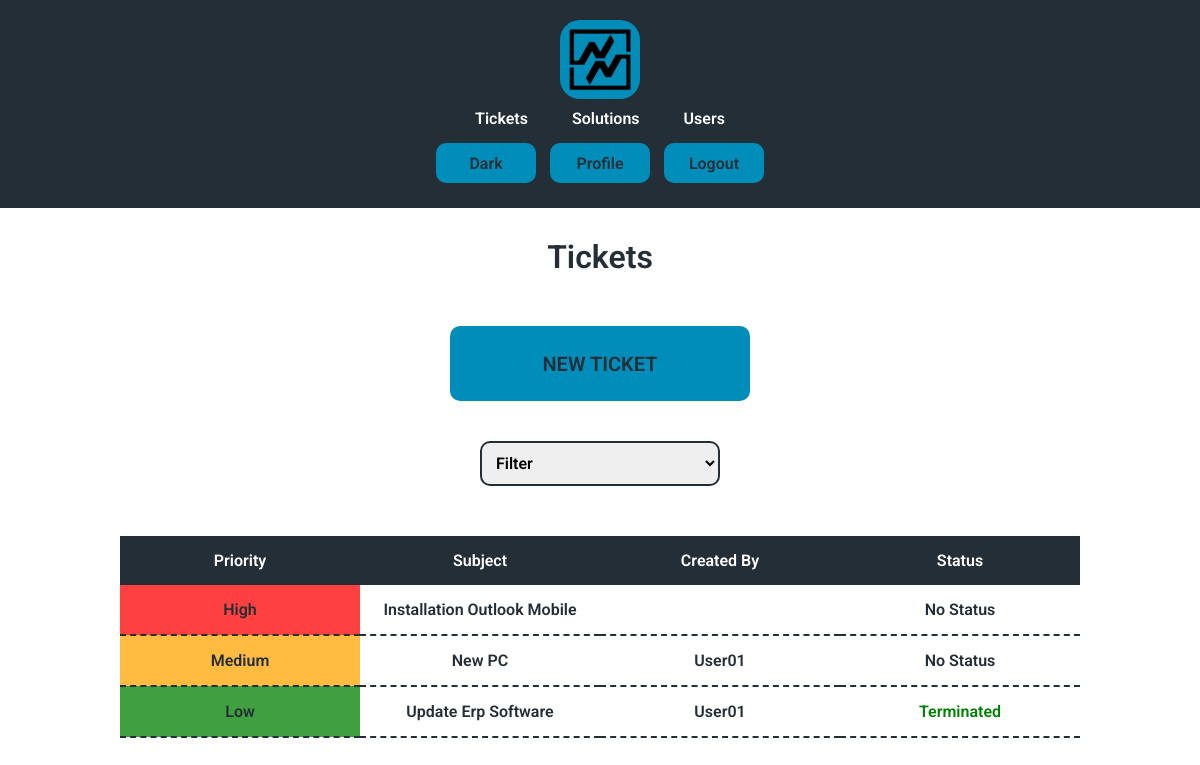
Before: /tickets (signed in) with the older database file.
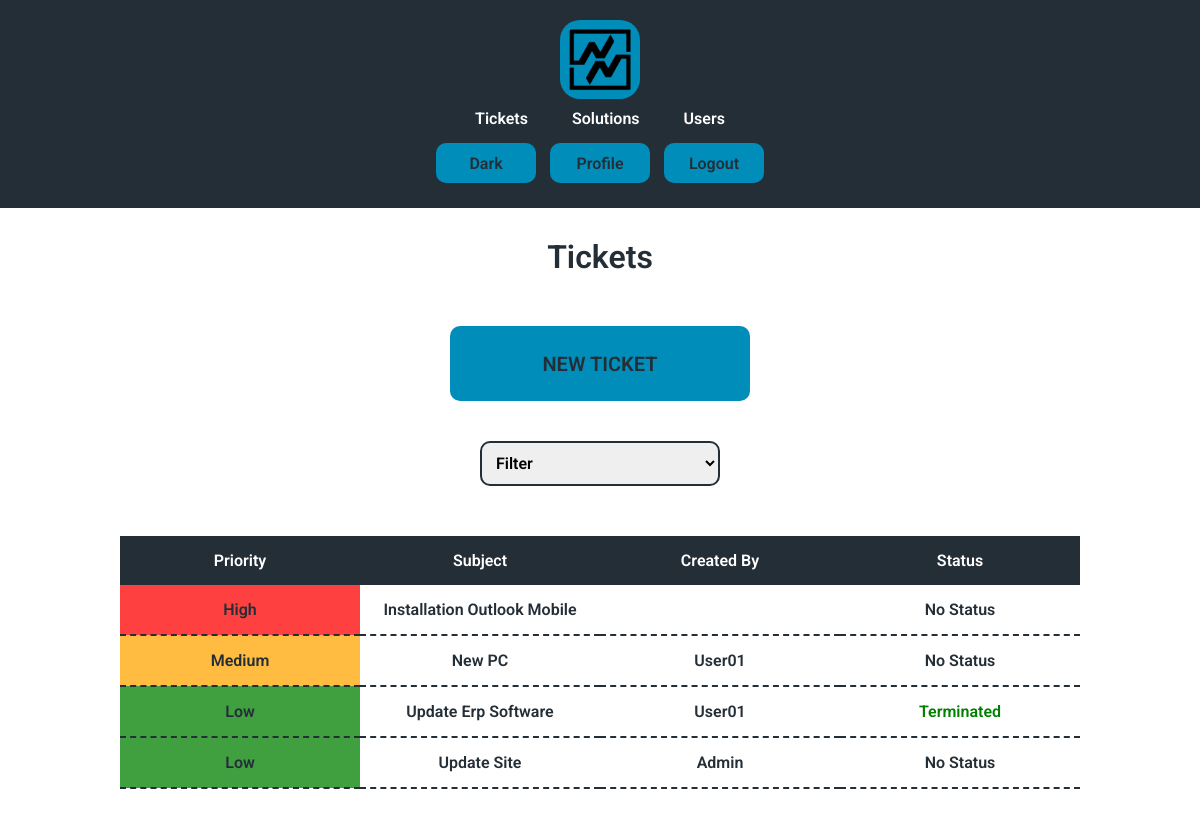
After: the same page with the newer database file.
### tables this page shows
CREATE TABLE tickets (
id INTEGER PRIMARY KEY AUTOINCREMENT NOT NULL,
subject TEXT NOT NULL,
creator INTEGER,
description TEXT,
status INTEGER DEFAULT 0 NOT NULL,
priority INTEGER DEFAULT 0 NOT NULL,
time TIMESTAMP DEFAULT CURRENT_TIMESTAMP,
FOREIGN KEY(creator) REFERENCES users(id)
ON DELETE SET NULL
ON UPDATE NO ACTION
);

CREATE TABLE users (id INTEGER PRIMARY KEY AUTOINCREMENT NOT NULL, name TEXT NOT NULL, hash TEXT NOT NULL, permission INTEGER DEFAULT 4 NOT NULL, active BLOB DEFAULT 0 NOT NULL, email TEXT NOT NULL);

### app.py (the view, shortened to what this page needs)
@app.route("/tickets", methods=["GET", "POST"])
@login_required
def tickets():
    if session.get("permission") < 3:
        tickets = db.execute(
            """
            SELECT tickets.id, tickets.subject, tickets.status, tickets.priority,
            users.name AS creator_name FROM tickets
            LEFT JOIN users ON tickets.creator = users.id
            WHERE tickets.status < 5 ORDER BY priority DESC, time ASC
            """
            )
        return render_template("tickets.html", tickets = tickets, status = ticketStatus, priority = priority)

### app.py (called while the page is built)
def login_required(f):
    @wraps(f)
    def decorated_function(*args, **kwargs):
        if not session.get("user_id"):
            return redirect("/") # Redirect to the login page or wherever necessary
        return f(*args, **kwargs)  # Proceed with the actual route if logged in
    return decorated_function

### templates/tickets.html (shortened to what this page needs)
{% extends "layout.html" %}
{% block h1 %}<h1>Tickets</h1>{% endblock %}
{% block body %}
    {% if session.get("permission") < 4 %}
    <form class="margin" action="/newticket">
    <button type="submit" class="enter">NEW TICKET</button>
    </form>
    <form class="margin" action="/tickets" method="post">
    <select id="status" name="status" onchange="clickButton()">
        <option hidden disabled value="" selected>Filter</option>
    </select>
    </form>
    {% endif %}
    <div class="main">
    <table class="select">
        <thead>
            <tr>
                <th>Priority</th>
                <th>Subject</th>
                <th class="none">Created By</th>
                <th>Status</th>
            </tr>
        </thead>
        <tbody>
            {% for ticket in tickets %}
            <tr onclick="clickButtonID('{{ ticket['id'] }}')">
                <td class="{{ priority[ticket['priority']] }}"> {{ priority[ticket["priority"]] }}</td>
                <td> {{ ticket["subject"] }}</td>
                {% if ticket["creator_name"] %}
                <td class="none"> {{ ticket["creator_name"] }}</td>
                {% else %}
                <td></td>
                {% endif %}
                <td class="status{{ ticket['status'] }}"> {{ status[ticket["status"]] }}</td>
            </tr>
            {% endfor %}
        </tbody>
    </table>
</div>
{% endblock %}

### templates/layout.html (shortened to what this page needs)
<!DOCTYPE HTML>
<html lang="en">
    <head>
        <link rel="stylesheet" href=".\static\styles.css">
    </head>
    <body>
      <header class="desktop">
        <a href="/" onclick="setDefault()"><img class="logo" src=".\static\images\d3.png" alt="logo"></a>
        {% if session.get("user_id") and session.get('permission') != 5 %}
        <nav>
          <ul class="nav_links">
            <li><a href="/tickets" onclick="changeActiveLink(event)" id="ticketID">Tickets</a></li>
            <li><a href="/solutions" onclick="changeActiveLink(event)" id="solutionID">Solutions</a></li>
            {% if session.get("permission") < 2 %}
            <li><a href="/users" onclick="changeActiveLink(event)" id="userID">Users</a></li>
            {% endif %}
          </ul>
        </nav>
        <div class="nav_button">
          <button onclick="toggleMode()" id="theme"></button>
          <a href="/profile"><button onclick="removesDefault()">Profile</button></a>
          <a href="/logout"><button onclick="logout()">Logout</button></a>
      </div>
        {% elif session.get('permission') == 5 %}
        <div class="nav_button">
          <button onclick="toggleMode()" id="theme"></button>
          <a href="/profile"><button onclick="removesDefault()">Profile</button></a>
          <a href="/logout"><button onclick="logout()">Logout</button></a>
      </div>
        {% else %}
        <div class="nav_button">
          <button onclick="toggleMode()" id="theme"></button>
          <a href="/register"><button>Register</button></a>
          <a href="/"><button>Login</button></a>
      </div>
        {% endif %}
      </header>
      <div class="body">
        {% block h1 %}{% endblock %}
        {% block body %}{% endblock %}
      </div>
    </body>
</html>

### static/styles.css (style rules this page uses)
.Light { --color1: #242e37; --color2: #ffffff; --color3: #e1e3e4; --color4: #242e37; --color5: #008dba; --colorextra: #ffffff; --font: "Roboto", sans-serif; }
* { font-family: var(--font); box-sizing: border-box; margin: 0; padding: 0; font-weight: 600; --font-color: var(--color1); --background-color: var(--color2); --nav-color: var(--color4); --navfont-color: var(--colorextra); --button-color: var(--color5); --buttonfont-color: var(--color4); --hover-color: var(--color3); --hoverfont-color: var(--color4); --logo-color: var(--color5); --linkhover-color: var(--color5); --tab-color: var(--color4); --tabfont-color: var(--colorextra); --tabhover-color: var(--color5); --tabhoverfont-color: var(--color4); --disabled-color: var(--color4); --disabledfont-color: var(--color3); --placeholder-color: var(--color4); --aler-color: var(--color5); --active-color: var(--color1); --activefont-color: var(--color5); --border-color: var(--color5); }
html { background-color: var(--background-color); color: var(--font-color); }
.desktop { background-color: var(--nav-color); color: var(--navfont-color); display: flex; justify-content: space-between; align-items: center; padding: 10px 10%; }
.body { padding: 10px 10%; text-align: center; }
header a { color: var(--navfont-color); text-decoration: none; }
body { transition: background-color 0.5s, color 0.3s; }
.nav_links li { display: inline-block; padding: 0 20px; }
.nav_links li a { transition: all 0.3s ease 0s; }
button { background-color: var(--button-color); color: var(--buttonfont-color); border: none; border-radius: 10px; cursor: pointer; transition: all 0.5s ease 0s; width: 100px; height: 40px; font-size: 16px; margin: 5px; }
.enter { margin-top: 30px; margin-bottom: 10px; font-size: 20px; width: 300px; height: 75px; }
.logo { margin: 0px 110px; width: 80px; height: auto; background-color: var(--logo-color); border-radius: 20px; padding: 5px 5px; transition: all 1s ease 0s; }
.main { margin: 40px 0 40px 0; }
.margin { margin: 20px 0 20px; }
table { width: 100%; border-collapse: collapse; text-align: center; table-layout: fixed; margin: 20px 0 20px 0; }
td { padding: 15px 0px; border-bottom: 2px dashed var(--tab-color); }
th { background-color: var(--tab-color); padding: 15px 0px; transition: all 0.5s ease 0s; color: var(--tabfont-color); }
h1 { margin: 20px 0 20px; }
input, select, textarea { width: 25%; min-width: 200px; padding: 10px; margin: 10px 0px; border: 2px solid var(--font-color); border-radius: 10px; font-size: 16px; }
.Medium { background-color: rgba(255, 166, 0, 0.75); }
.High { background-color: rgba(255, 0, 0, 0.75); }
.Low { background-color: rgba(0, 128, 0, 0.75); }
.status3 { color: green; }
@media (max-width: 1300px) { .nav_links, .nav_button { display: block; margin: 10px auto; text-align: center; } }
@media (max-width: 1300px) { .desktop { display: block; align-items: center; } }
@media (max-width: 1300px) { .logo { display: block; margin-left: auto; margin-right: auto; margin-top: 10px; margin-bottom: 10px; } }
@media (max-width: 1300px) { td { width: 50%; } }

Changed rows visible on the page:
added tickets: priority "Low", subject "Update Site", creator_name "Admin", status "No Status"
